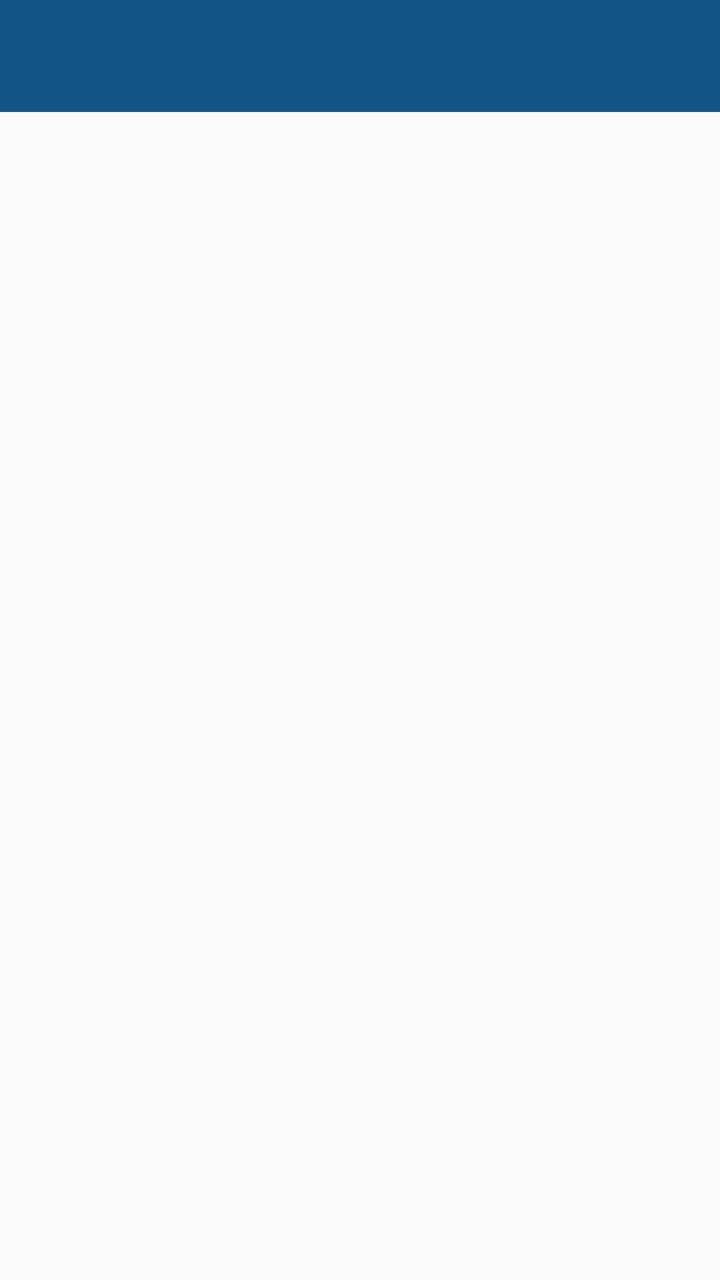
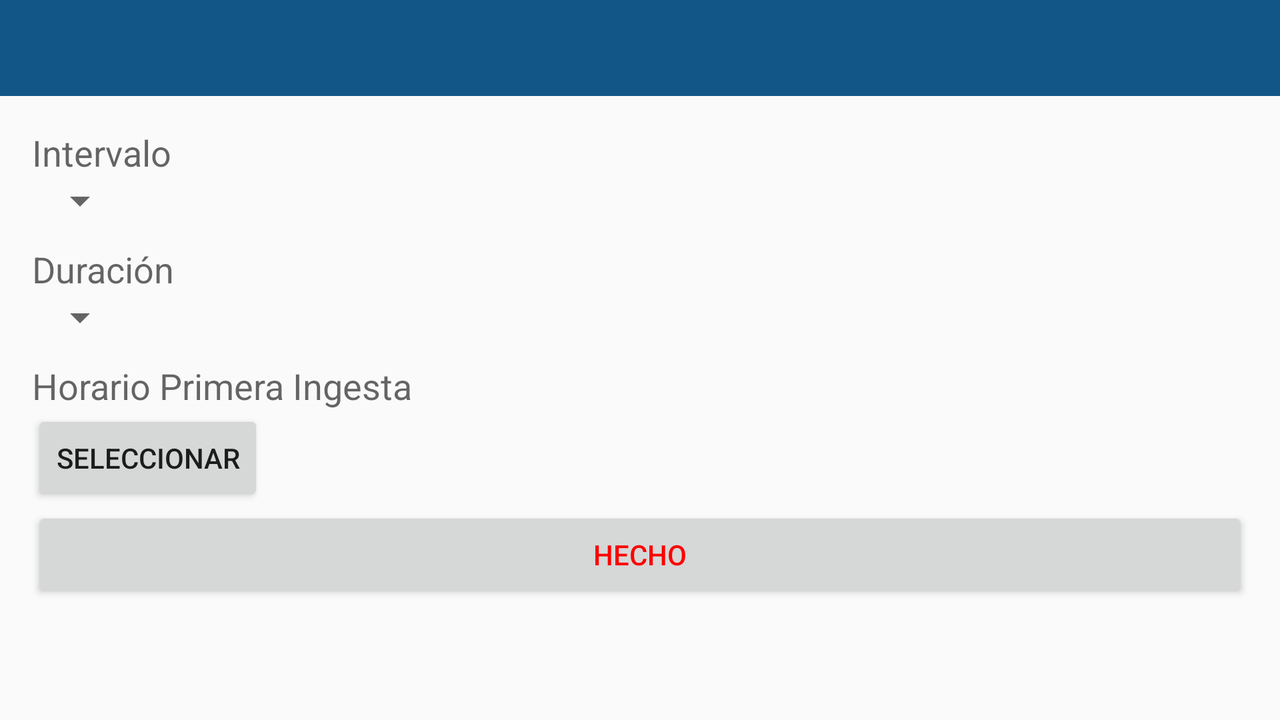

One screen, two layout resources from the same app: the default and the repository's alternative for another configuration. Each is rendered where Android would select it; the XML of both is given below.
<!-- AndroidManifest.xml: application theme MyMaterialTheme -->
<!-- res/layout/activity_frecuencia.xml -->
<?xml version="1.0" encoding="utf-8"?>
<RelativeLayout xmlns:android="http://schemas.android.com/apk/res/android"
    xmlns:tools="http://schemas.android.com/tools"
    android:layout_width="match_parent"
    android:layout_height="match_parent"
    xmlns:app="http://schemas.android.com/apk/res-auto"
    tools:context="com.example.atmosfera.medicamentosapp.FrecuenciaActivity">

    <android.support.v7.widget.Toolbar
        android:id="@+id/toolbar"
        android:layout_width="match_parent"
        android:layout_height="wrap_content"
        android:background="@color/colorPrimary"
        app:layout_scrollFlags="scroll|enterAlways"
        app:popupTheme="@style/ThemeOverlay.AppCompat.Light"
        app:theme="@style/CustomToolbar"
        app:titleTextColor="@color/colorAccent" />

</RelativeLayout>
<!-- resources referenced by this layout -->
<resources>
  <color name="colorAccent">#c8e8ff</color>
  <color name="colorPrimary">#125688</color>
  <style name="CustomToolbar">
          <item name="android:layout_width">match_parent</item>
          <item name="android:layout_height">?attr/actionBarSize</item>
          <item name="android:background">?attr/colorPrimary</item>
      </style>
  <!-- from res/values-v21/ -->
  <style name="MyMaterialTheme" parent="MyMaterialTheme.Base">
          <item name="android:windowContentTransitions">true</item>
          <item name="android:windowAllowEnterTransitionOverlap">true</item>
          <item name="android:windowAllowReturnTransitionOverlap">true</item>
          <item name="android:windowSharedElementEnterTransition">@android:transition/move</item>
          <item name="android:windowSharedElementExitTransition">@android:transition/move</item>
      </style>
  <style name="MyMaterialTheme.Base" parent="Theme.AppCompat.Light.DarkActionBar">
          <item name="windowNoTitle">true</item>
          <item name="windowActionBar">false</item>
          <item name="colorPrimary">@color/colorPrimary</item>
          <item name="colorPrimaryDark">@color/colorPrimaryDark</item>
          <item name="colorAccent">@color/colorAccent</item>
      </style>
  <color name="colorPrimaryDark">#0C283C</color>
</resources>
<!-- res/layout-land/activity_frecuencia.xml (the repository's variant of the layout above) -->
<!-- drawn on the phone turned sideways -->
<?xml version="1.0" encoding="utf-8"?>
<RelativeLayout xmlns:android="http://schemas.android.com/apk/res/android"
    xmlns:app="http://schemas.android.com/apk/res-auto"
    xmlns:tools="http://schemas.android.com/tools"
    android:layout_width="match_parent"
    android:layout_height="match_parent"
    tools:context="com.example.atmosfera.medicamentosapp.FrecuenciaActivity">

    <android.support.v7.widget.Toolbar
        android:id="@+id/toolbar"
        android:layout_width="match_parent"
        android:layout_height="wrap_content"
        android:background="@color/colorPrimary"
        app:layout_scrollFlags="scroll|enterAlways"
        app:popupTheme="@style/ThemeOverlay.AppCompat.Light"
        app:theme="@style/CustomToolbar"
        app:titleTextColor="@color/colorAccent" />

    <RelativeLayout
        android:layout_width="match_parent"
        android:layout_height="match_parent"
        android:layout_alignParentLeft="true"
        android:layout_alignParentStart="true"
        android:layout_below="@+id/toolbar"
        android:paddingBottom="@dimen/activity_vertical_margin"
        android:paddingLeft="@dimen/activity_horizontal_margin"
        android:paddingRight="@dimen/activity_horizontal_margin"
        android:paddingTop="@dimen/activity_vertical_margin">

        <LinearLayout
            android:id="@+id/linearLayout1"
            android:layout_width="match_parent"
            android:layout_height="wrap_content"
            android:layout_alignParentLeft="true"
            android:layout_alignParentStart="true"
            android:layout_marginBottom="30px"
            android:orientation="vertical">

            <TextView
                android:id="@+id/text_intervalo"
                android:layout_width="wrap_content"
                android:layout_height="wrap_content"
                android:layout_marginEnd="86dp"
                android:layout_marginRight="86dp"
                android:text="@string/intervalo_txt"
                android:textAppearance="?android:attr/textAppearanceMedium"
                android:theme="@style/TextView" />

            <Spinner
                android:id="@+id/spinner_intervalo"
                android:layout_width="wrap_content"
                android:layout_height="wrap_content"
                android:spinnerMode="dialog" />

        </LinearLayout>

        <LinearLayout
            android:id="@+id/linearLayout2"
            android:layout_width="match_parent"
            android:layout_height="wrap_content"
            android:layout_below="@+id/linearLayout1"
            android:layout_marginBottom="30px"
            android:orientation="vertical">
            >

            <TextView
                android:id="@+id/text_duracion"
                android:layout_width="wrap_content"
                android:layout_height="wrap_content"
                android:layout_marginEnd="86dp"
                android:layout_marginRight="86dp"
                android:text="@string/duracion_txt"
                android:textAppearance="?android:attr/textAppearanceMedium"
                android:theme="@style/TextView" />

            <Spinner
                android:id="@+id/spinner_duracion"
                android:layout_width="wrap_content"
                android:layout_height="wrap_content"
                android:layout_alignParentLeft="true"
                android:layout_alignParentStart="true"
                android:layout_below="@+id/linearLayout1"
                android:spinnerMode="dialog" />
        </LinearLayout>

        <LinearLayout
            android:id="@+id/linearLayout3"
            android:layout_width="match_parent"
            android:layout_height="wrap_content"
            android:layout_below="@+id/linearLayout2"
            android:layout_marginBottom="30px"
            android:orientation="vertical">

            <TextView
                android:id="@+id/text_timePicker"
                android:layout_width="wrap_content"
                android:layout_height="wrap_content"
                android:layout_marginEnd="86dp"
                android:layout_marginRight="86dp"
                android:text="@string/horario_txt"
                android:textAppearance="?android:attr/textAppearanceMedium"
                android:theme="@style/TextView" />

            <LinearLayout
                android:layout_width="match_parent"
                android:layout_height="wrap_content"
                android:orientation="horizontal">

                <Button
                    android:id="@+id/button_selec"
                    android:layout_width="wrap_content"
                    android:layout_height="wrap_content"
                    android:text="@string/btn_selecc"
                    android:layout_marginRight="20px"/>

                <TextView
                    android:id="@+id/text_hora"
                    android:layout_width="wrap_content"
                    android:layout_height="wrap_content"
                    android:layout_marginTop="12px"
                    android:textAppearance="?android:attr/textAppearanceMedium"
                    android:textColor="#000000"
                    android:textSize="60px" />
            </LinearLayout>

        </LinearLayout>

        <LinearLayout
            android:layout_width="match_parent"
            android:layout_height="wrap_content"
            android:layout_marginTop="-30px"
            android:layout_below="@+id/linearLayout3">

            <Button
                android:id="@+id/buttonDone"
                android:layout_width="match_parent"
                android:layout_height="wrap_content"
                android:onClick="anyadirMedicamento"
                android:padding="40px"
                android:text="@string/btn_done"
                android:textColor="#FF0000" />
        </LinearLayout>

    </RelativeLayout>

</RelativeLayout>
<!-- resources referenced by the variant -->
<!-- as the phone turned sideways resolves them -->
<resources>
  <color name="colorAccent">#c8e8ff</color>
  <color name="colorPrimary">#125688</color>
  <dimen name="activity_horizontal_margin">16dp</dimen>
  <dimen name="activity_vertical_margin">16dp</dimen>
  <string name="btn_done">Hecho</string>
  <string name="btn_selecc">Seleccionar</string>
  <string name="duracion_txt">Duración</string>
  <string name="horario_txt">Horario Primera Ingesta</string>
  <string name="intervalo_txt">Intervalo</string>
  <style name="CustomToolbar">
          <item name="android:layout_width">match_parent</item>
          <item name="android:layout_height">?attr/actionBarSize</item>
          <item name="android:background">?attr/colorPrimary</item>
      </style>
  <!-- from res/values-v21/ -->
  <style name="MyMaterialTheme" parent="MyMaterialTheme.Base">
          <item name="android:windowContentTransitions">true</item>
          <item name="android:windowAllowEnterTransitionOverlap">true</item>
          <item name="android:windowAllowReturnTransitionOverlap">true</item>
          <item name="android:windowSharedElementEnterTransition">@android:transition/move</item>
          <item name="android:windowSharedElementExitTransition">@android:transition/move</item>
      </style>
  <style name="MyMaterialTheme.Base" parent="Theme.AppCompat.Light.DarkActionBar">
          <item name="windowNoTitle">true</item>
          <item name="windowActionBar">false</item>
          <item name="colorPrimary">@color/colorPrimary</item>
          <item name="colorPrimaryDark">@color/colorPrimaryDark</item>
          <item name="colorAccent">@color/colorAccent</item>
      </style>
  <color name="colorPrimaryDark">#0C283C</color>
</resources>
